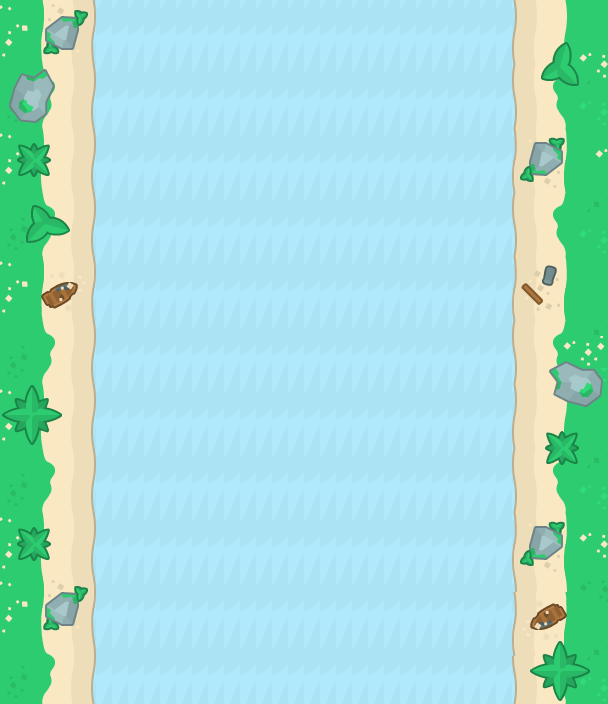

A 2D game scene composited from a Tiled map and its tileset images. What follows is a short description and the map's XML, with each tile layer's data collapsed to a summary:
An orthogonal 38x44 tile map with 16x16 px tiles, 3 tile layers (LAY0, LAY1, LAY2).

<map version="1.10" tiledversion="1.11.2" orientation="orthogonal" renderorder="right-down" width="38" height="44" tilewidth="16" tileheight="16" infinite="0" nextlayerid="4" nextobjectid="1">
 <tileset firstgid="1" name="BeachTiles" tilewidth="16" tileheight="16" tilecount="1536" columns="64">
  <image source="tiles_sheet.png" width="1024" height="384" />
 </tileset>
 <layer id="3" name="LAY0" width="38" height="44">
  <data>[1672 cells, 1672 non-empty, 4 distinct tile ids]</data>
 </layer>
 <layer id="1" name="LAY1" width="38" height="44">
  <data>[1672 cells, 528 non-empty, 148 distinct tile ids]</data>
 </layer>
 <layer id="2" name="LAY2" width="38" height="44">
  <data>[1672 cells, 144 non-empty, 64 distinct tile ids]</data>
 </layer>
</map>
